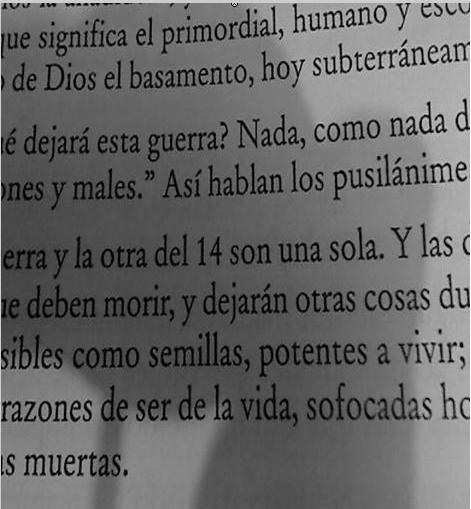
%> input picture unidad 1/sauvola.jpg, 471 x 509 px
$ octave clase113.m   (GNU Octave 9; MATLAB toolbox functions it lacks are replaced by stand-ins)
%> lines starting %> are read from the running program, lines starting %| are printed output that depends on the picture; in (x1, y1, x2, y2) boxes, pixels count from 0 and x2, y2 are one past the last pixel; in counts of white or black regions, pixels touching at a corner belong together; the program's own positions count from 1
%TP1: EJ1: lectura y visualización// mapa de color // histograma

%% Lectura de archivo
clc; clear all; close all;
[file,dir]= uigetfile ('*.bpm;*.png;*.png;*.tiff'); %filtro por tipo de archivo
%> the answer given: sauvola.jpg
filename=[dir,file]; %obtengo ruta y nombre de archivo
info=imfinfo(filename); % obtengo la metadata del archivo

% conversion a gray scale + grafico + histograma
switch info.ColorType %dependiendo del tipo de imagen abro y convierto a gris
    case 'grayscale'
        I=imread(filename);
        [M,N,p]=size(I);
        figure
        subplot(121);imshow(I)
        subplot(122);imhist(I)

    case 'indexed'
        [X, map]=imread(filename);
        [M,N,p]=size(X);
        I=ind2gray(X,map); %convierto a escala de grises
        figure
        subplot(121);imshow(I)
        subplot(122);imhist(I)
    case 'truecolor'
        rgb=imread(filename);
%> rgb is the input picture: size 509x471x3 uint8; min 0, max 255, mean 100.9
        [M,N,p]=size(rgb);
%> M = 509; N = 471; p = 3
        I=rgb2gray(rgb);
end

%% Transformacion de intensidad
% Ej 4) Complemento/negativo
bits = info.BitDepth/p; % es distinto cuando la imagen es truecolor
%> bits = 8
O1= (2^bits-1)-I;
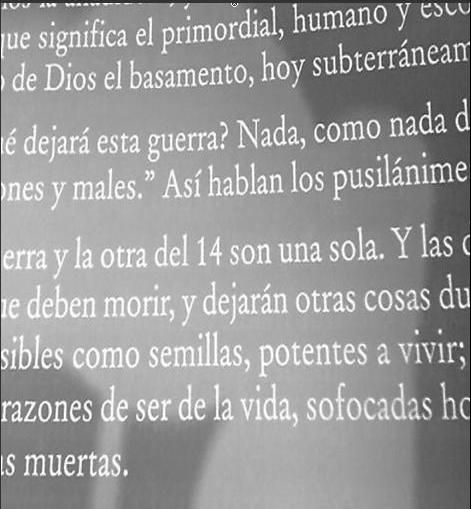
%> O1: size 509x471 uint8; min 0, max 255, mean 154.1
O2= imcomplement(I);

figure
subplot(221);imshow(O1)
subplot(222);imhist(O1)
subplot(223);imshow(O2)
subplot(224);imhist(O2)
%> after `imhist(O2)`:
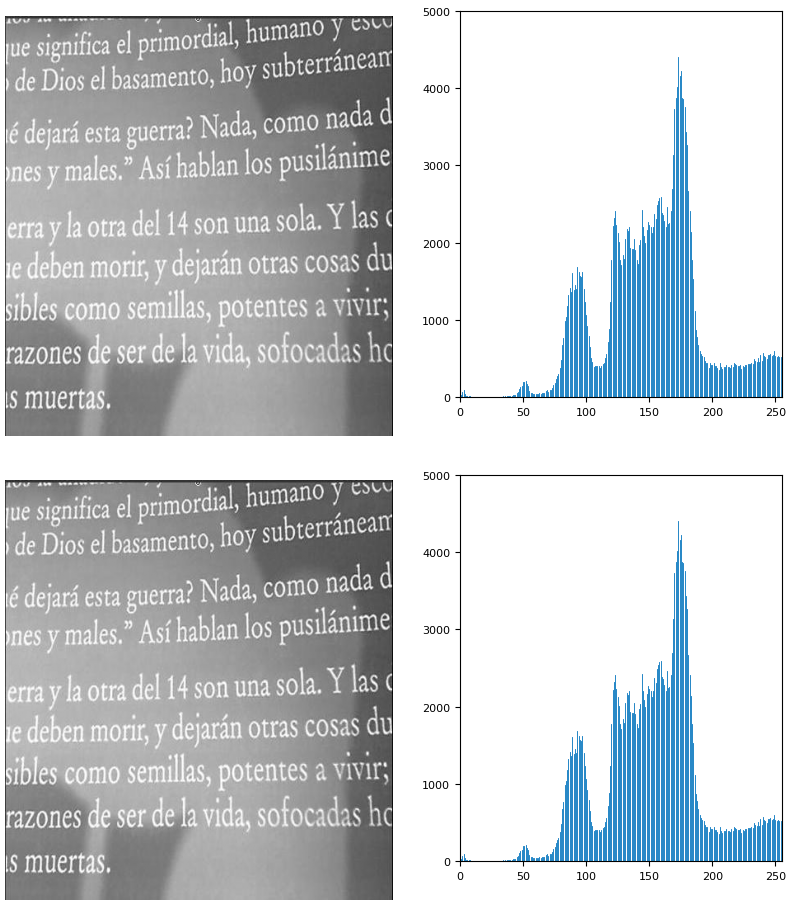
%> figure redrawn from the program's plot data, 4 panels

% Ej 9) Umbralizado
u=128;
for i=1:M
    for j=1:N
        if I(i,j)<u
            O3(i,j)=0;
        else
            O3(i,j)=2^bits-1;
        end
    end
end
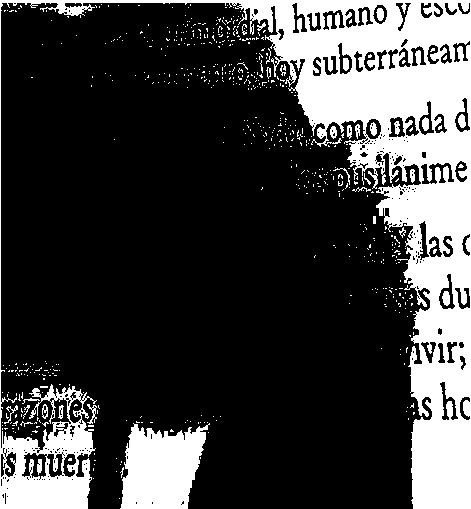
%> O3: size 509x471 double; 24.7% white; 603 white regions (572 under 20 px), largest, box (x1, y1, x2, y2) and area: (0, 0, 471, 509) 50675, (120, 423, 210, 509) 5568, (442, 291, 450, 306) 93

O4=I>u;
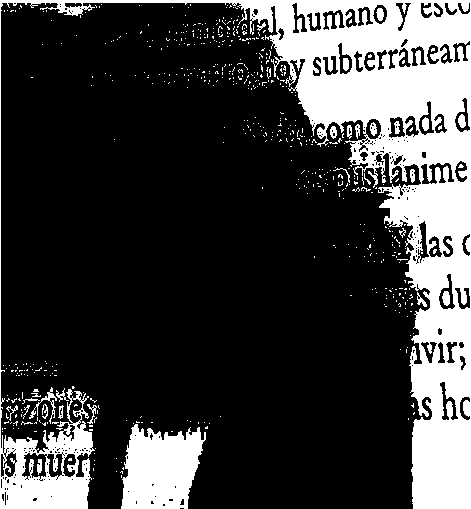
%> O4: size 509x471 logical; 24% white; 560 white regions (531 under 20 px), largest, box (x1, y1, x2, y2) and area: (0, 0, 471, 509) 49112, (121, 424, 206, 509) 5322, (29, 387, 57, 424) 182
O4=uint8(O4);
O4=O4*(2^bits-1);

figure
subplot(221);imshow(O3,[]);colorbar
subplot(222);imhist(O3)
subplot(223);imshow(O4,[])
subplot(224);imhist(O4)
%> after `imhist(O4)`:
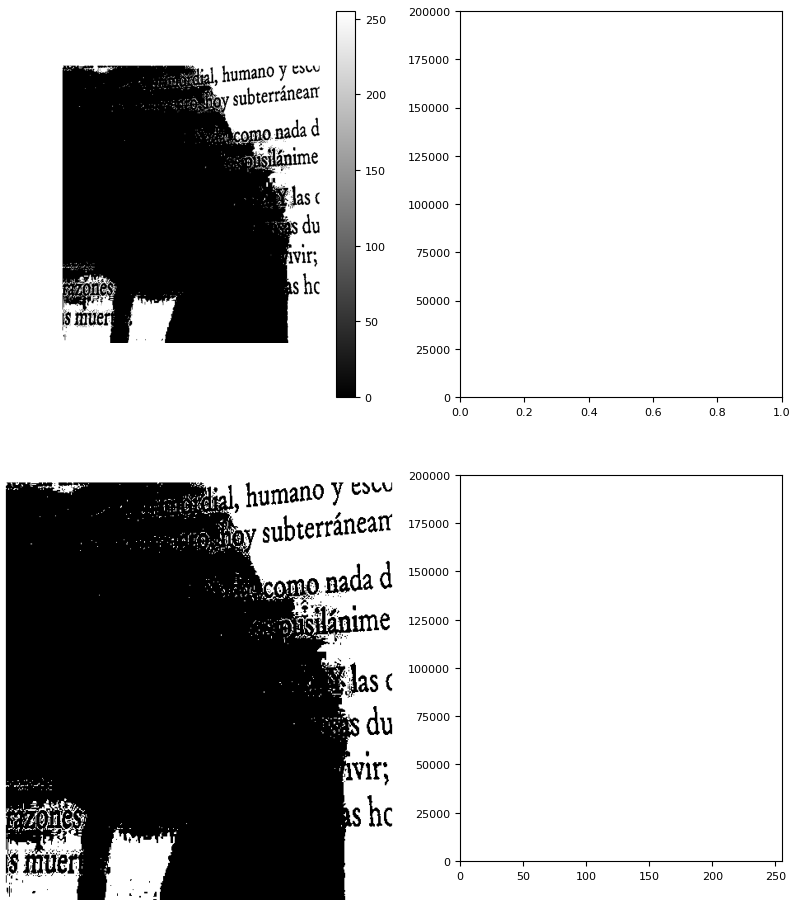
%> figure redrawn from the program's plot data, 4 panels

%% Resolucion en brillo y Resolucion Espacial

% Ej 5) Utilice el comando imresize para modificar la resolución espacial de una imagen (submuestreo y sobremuestreo).
O5= imresize(I,0.1); %mitad de fila mitad de col
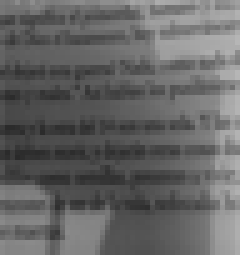
%> O5: size 51x48 uint8 (shown 5 times larger); min 42, max 182, mean 100.6

figure
imshow(O5,[]); colorbar

% Ej 6) Utilice el comando grayslice para modificar la resolución en intensidad de una imagen.
O6= grayslice (I,4);
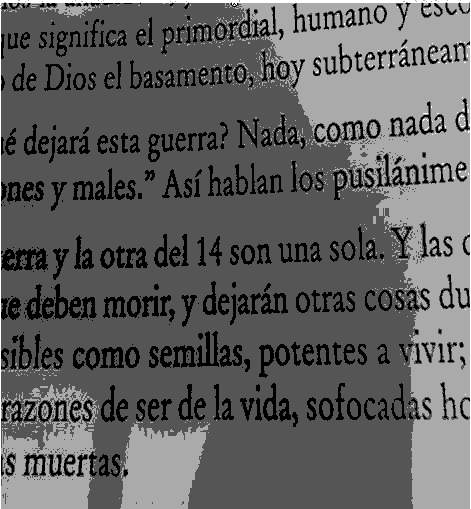
%> O6: size 509x471 uint8; min 0, max 3, mean 1.13; drawn with min black and max white

figure
imshow(O6,[]); colorbar
